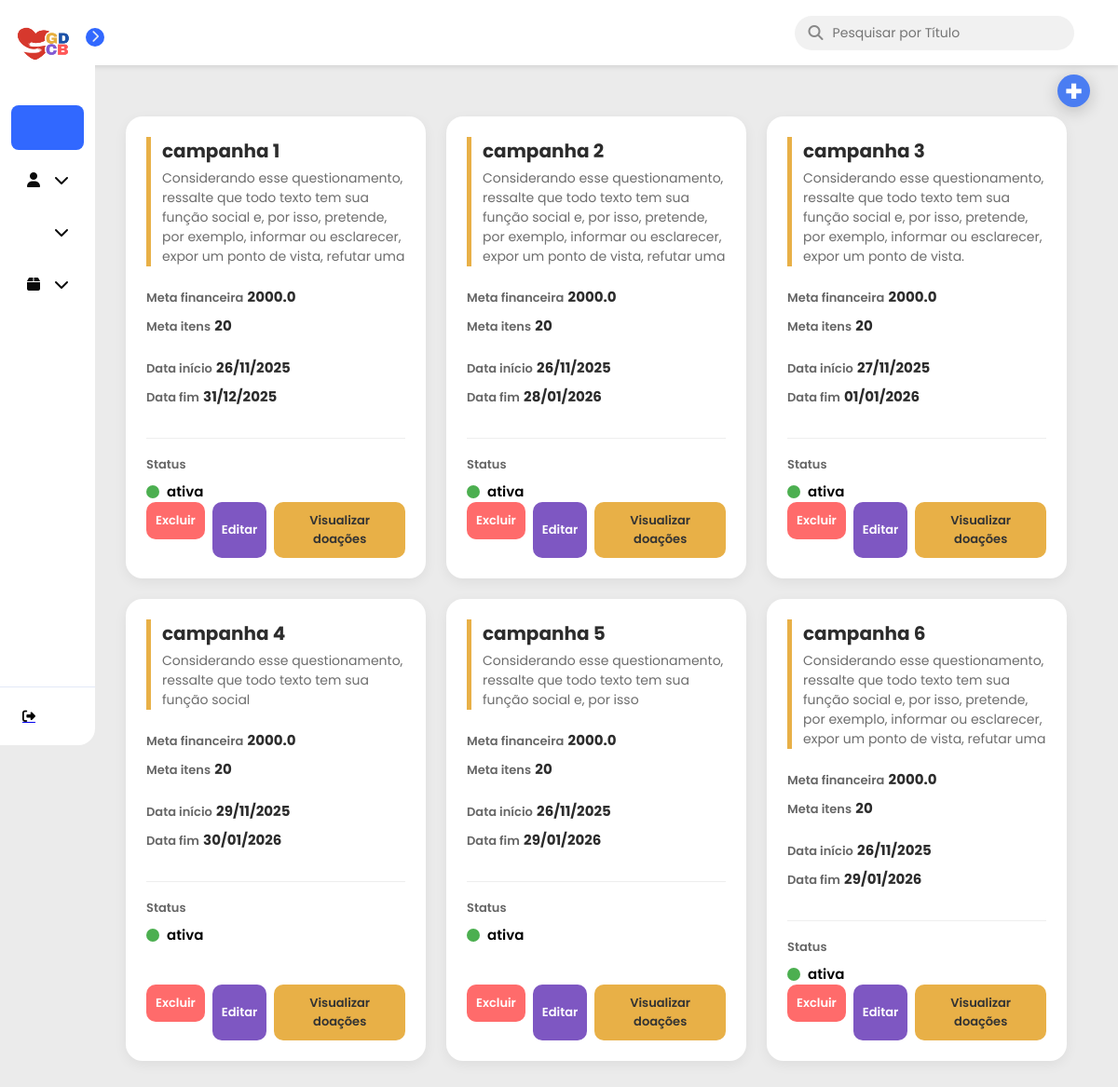
The page /campanhas/ (signed in) on the database its author committed.
### models.py (models this page shows)
class Campanha(SQLModel, table=True):
    __tablename__ = "campanhas"
    id: Optional[int] = Field(default=None, primary_key=True)
    titulo: str
    descricao: str
    meta_financeira: float | None = None
    meta_itens: int | None = None
    data_inicio: Optional[date]
    data_fim: Optional[date]
    status: str
    data_criacao: date = Field(default_factory=date.today)
    categoria_id: Optional[int] = Field(default=None, foreign_key="categorias.id")
    admin_id: int = Field(foreign_key="admin.id")
    admin: Optional["Admin"] = Relationship(back_populates="campanhas")
    doacoes: List["Doacao"] = Relationship(back_populates="campanha")
    relatorios: List["Relatorio"] = Relationship(back_populates="campanha")

### controllers/campanhas.py (the view)
@router.get("/", response_class=HTMLResponse)
def listar_campanhas(
    request: Request,
    search: str | None = None,
    session: Session = Depends(get_session),
    user: dict = Depends(get_current_user)
):
    query = select(Campanha).where(Campanha.admin_id == user["id"])
    if search:
        search_term = f"%{search}%"
        query = query.where(
            (Campanha.titulo.ilike(search_term)) |
            (Campanha.descricao.ilike(search_term))
        )
    campanhas = session.exec(query).all()
    return templates.TemplateResponse(
        "card_campanha.html",
        {"request": request, "campanhas": campanhas, "search": search}
    )

### templates/card_campanha.html (shortened to what this page needs)
{% extends 'base.html' %}
{% block head %}
    <link rel="stylesheet" href="{{ url_for('static', path='/card_campanha.css') }}">
    <link rel="stylesheet" href="{{ url_for('static', path='/cadastro_campanha.css') }}">
{% endblock %}
{% block content %}
    <div class="top-actions" style="margin-bottom: 20px;">
        <button id="openModalBtn" class="btn-add" style="padding: 10px 15px; cursor: pointer;">
            +
        </button>
    </div>
    <div class="cards-container">
        {% for campanha in campanhas %}
            <div class="card-campanha">
                <div class="card-header">
                    <h3 class="campanha-titulo">{{ campanha.titulo }}</h3>
                    <p class="campanha-descricao">{{ campanha.descricao }}</p>
                </div>
                <div class="card-body">
                    <div class="info-bloco metas">
                        <div class="info-item">
                            <span class="label">Meta financeira</span>
                            <span class="valor">{{ campanha.meta_financeira }}</span>
                        </div>
                        <div class="info-item">
                            <span class="label">Meta itens</span>
                            <span class="valor">{{ campanha.meta_itens }}</span>
                        </div>
                    </div>
                    <div class="info-bloco datas">
                        <div class="info-item">
                            <span class="label">Data início</span>
                            <span class="valor-data">{{ campanha.data_inicio.strftime('%d/%m/%Y') if campanha.data_inicio else '-' }}</span>
                        </div>
                        <div class="info-item">
                            <span class="label">Data fim</span>
                            <span class="valor-data">{{ campanha.data_fim.strftime('%d/%m/%Y') if campanha.data_fim else '-' }}</span>
                        </div>
                    </div>
                    <div class="info-bloco status-row">
                        <span class="label">Status</span>
                        <div class="status-display">
                            <div class="status-indicator {{ campanha.status | lower }}"></div>
                            <span class="status-texto">{{ campanha.status }}</span>
                        </div>
                    </div>
                </div>
                <div class="card-footer">
                    <form action="/campanhas/deletar/{{ campanha.id }}" method="post" style="display: inline;">
                        <button type="submit" class="btn btn-excluir" onclick="return confirm('Tem certeza que deseja EXCLUIR a campanha {{ campanha.titulo }}?')">
                            Excluir
                        </button>
                    </form>
                    <button
                            class="btn btn-editar"
                            onclick="openEditModal(
                                {{ campanha.id }},
                                '{{ campanha.titulo }}',
                                '{{ campanha.descricao }}',
                                {{ campanha.meta_financeira }},
                                {{ campanha.meta_itens }},
                                '{{ campanha.data_inicio.strftime('%Y-%m-%d') if campanha.data_inicio else '' }}',
                                '{{ campanha.data_fim.strftime('%Y-%m-%d') if campanha.data_fim else '' }}',
                                '{{ campanha.status }}'
                            )">
                        Editar
                    </button>
                    <button class="btn btn-visualizar">Visualizar doações</button>
                </div>
            </div>
        {% endfor %}
    </div>
{% endblock %}

### static/base.css (style rules this page uses)
* { margin: 0; padding: 0; box-sizing: border-box; font-family: 'Poppins', sans-serif; }
body { display: flex; min-height: 100vh; background-color: #ebebeb; }

### static/card_campanha.css (style rules this page uses)
.top-actions { position: fixed; top: 80px; right: 30px; z-index: 999; margin-bottom: 20px; }
.btn-add { width: 35px; height: 35px; display: flex; align-items: center; justify-content: center; background-color: #4a7df2; color: #fff; border: none; border-radius: 50%; font-size: 32px; font-weight: 700; cursor: pointer; transition: transform .2s ease, background .2s ease; box-shadow: 0px 4px 18px rgba(0,0,0,0.20); }
.cards-container { display: grid; grid-template-columns: repeat(auto-fill, minmax(300px, 1fr)); gap: 22px; padding: 25px; }
.card-campanha { background: #ffffff; border-radius: 18px; padding: 22px; display: flex; flex-direction: column; min-height: 330px; box-shadow: 0 4px 14px rgba(0, 0, 0, 0.06); transition: transform .15s ease, box-shadow .2s ease; }
.card-header { border-left: 5px solid #E8B047; padding-left: 12px; margin-bottom: 20px; }
.campanha-titulo { font-size: 20px; font-weight: 700; margin: 0; color: #2c2c2c; }
.campanha-descricao { font-size: 14px; color: #6d6d6d; margin-top: 4px; }
.card-body { display: flex; flex-direction: column; gap: 14px; }
.info-item { margin-bottom: 6px; }
.label { font-size: 13px; font-weight: 600; color: #666; }
.valor, .valor-data { font-size: 15px; font-weight: 700; color: #2c2c2c; }
.status-row { margin-top: 12px; padding-top: 14px; border-top: 1px solid #eee; }
.status-display { display: flex; align-items: center; gap: 8px; margin-top: 6px; }
.status-indicator { width: 14px; height: 14px; border-radius: 50%; }
.status-indicator.ativa { background: #4CAF50; }
.status-texto { font-size: 15px; font-weight: 600; }
.card-footer { margin-top: auto; display: flex; justify-content: space-between; gap: 8px; }
.btn { padding: 10px 10px; border: none; border-radius: 10px; font-size: 13px; font-weight: 600; cursor: pointer; transition: background .2s ease, transform .15s ease; }
.btn-excluir { background: #ff6b6b; color: #fff; }
.btn-editar { background: #7e57c2; color: #fff; }
.btn-visualizar { background: #e8b047; color: #333; }

### rows shown on the page
Campanha: titulo "campanha 1", descricao "Considerando esse questionamento, ressalte que todo texto tem sua função social e, por isso, pretende, por exemplo, informar ou esclarecer, expor um ponto de vista, refutar uma", meta_financeira "2000.0", meta_itens "20", data_inicio "26/11/2025", data_fim "31/12/2025", status "ativa"
Campanha: titulo "campanha 2", descricao "Considerando esse questionamento, ressalte que todo texto tem sua função social e, por isso, pretende, por exemplo, informar ou esclarecer, expor um ponto de vista, refutar uma", meta_financeira "2000.0", meta_itens "20", data_inicio "26/11/2025", data_fim "28/01/2026", status "ativa"
Campanha: titulo "campanha 3", descricao "Considerando esse questionamento, ressalte que todo texto tem sua função social e, por isso, pretende, por exemplo, informar ou esclarecer, expor um ponto de vista.", meta_financeira "2000.0", meta_itens "20", data_inicio "27/11/2025", data_fim "01/01/2026", status "ativa"
Campanha: titulo "campanha 4", descricao "Considerando esse questionamento, ressalte que todo texto tem sua função social", meta_financeira "2000.0", meta_itens "20", data_inicio "29/11/2025", data_fim "30/01/2026", status "ativa"
Campanha: titulo "campanha 5", descricao "Considerando esse questionamento, ressalte que todo texto tem sua função social e, por isso", meta_financeira "2000.0", meta_itens "20", data_inicio "26/11/2025", data_fim "29/01/2026", status "ativa"
Campanha: titulo "campanha 6", descricao "Considerando esse questionamento, ressalte que todo texto tem sua função social e, por isso, pretende, por exemplo, informar ou esclarecer, expor um ponto de vista, refutar uma", meta_financeira "2000.0", meta_itens "20", data_inicio "26/11/2025", data_fim "29/01/2026", status "ativa"
